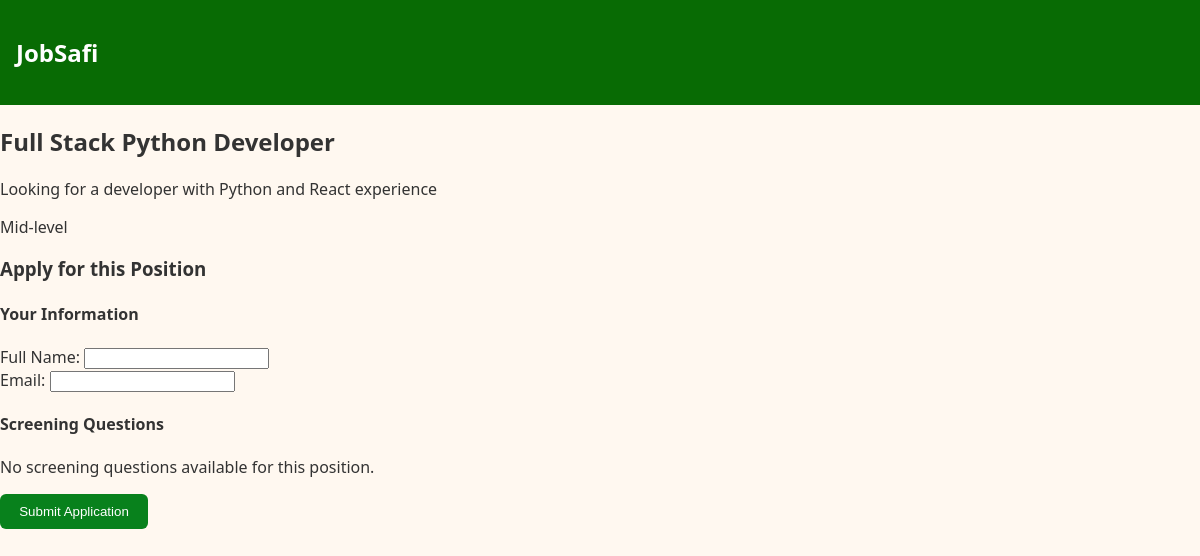
Before: /jobs/6/ with the older database file.
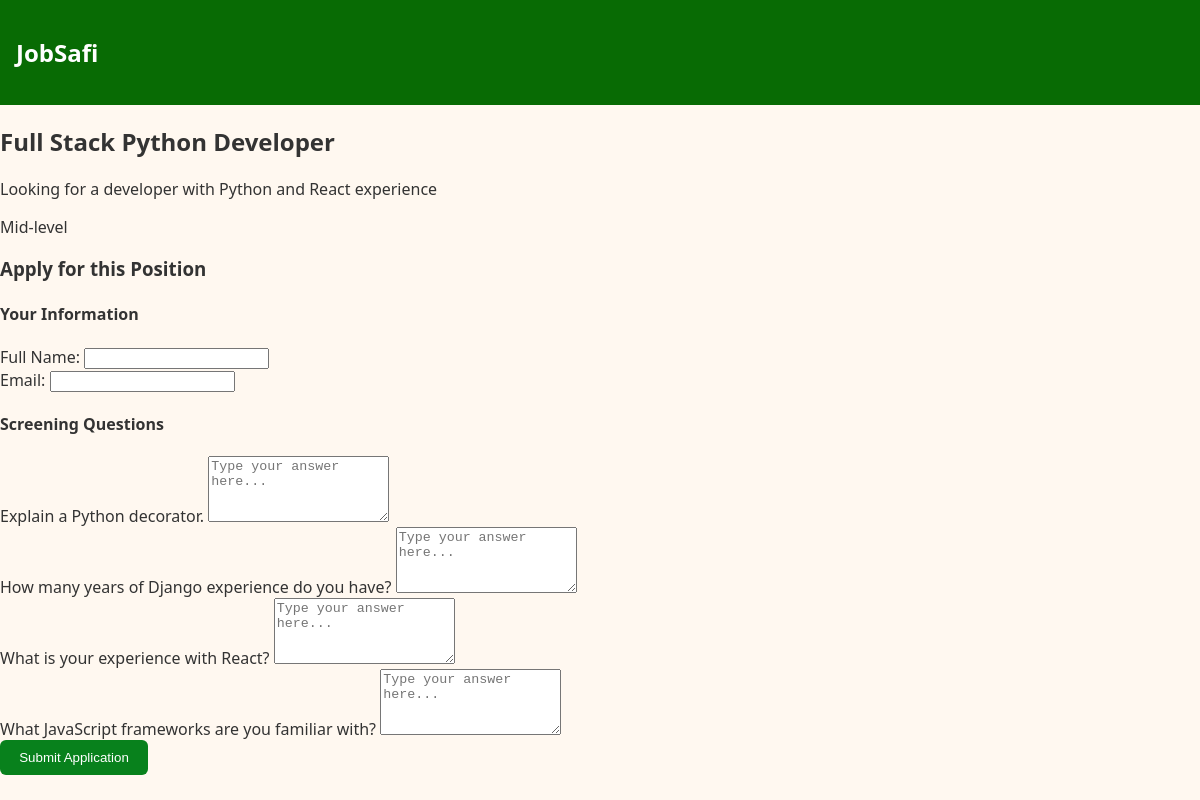
After: the same page with the newer database file.
### jobsafi/models.py (models this page shows, shortened)
class ScreeningQuestion(models.Model):
    job = models.ForeignKey(
        Job, on_delete=models.CASCADE, related_name="questions"
    )
    text = models.TextField()
    is_custom = models.BooleanField(default=False)
    is_approved = models.BooleanField(default=False)
    rating = models.IntegerField(null=True, blank=True)

### jobsafi/views.py (the view, shortened to what this page needs)
# urls.py: path("jobs/<int:pk>/", views.job_detail, name="job_detail"),
def job_detail(request, pk):
    job = get_object_or_404(Job, pk=pk)
    questions = job.questions.filter(is_approved=True)  # Only show approved questions
    context = {
        "job": job,
        "questions": questions,
    }
    return render(request, "jobsafi/job_detail.html", context)

### jobsafi/templates/jobsafi/job_detail.html (shortened to what this page needs)
{% extends "jobsafi/base.html" %}
{% load static %}
{% block content %}
<div class="job-container">
    <h2>{{ job.title }}</h2>
    <p class="job-description">{{ job.description }}</p>
    <div class="job-meta">
        <span class="seniority-badge">{{ job.seniority }}</span>
    </div>
</div>
<div class="application-form">
    <h3>Apply for this Position</h3>
    <form method="post" action="{% url 'job_detail' job.pk %}">
        <div class="candidate-info">
            <h4>Your Information</h4>
            <div class="form-group">
                <label for="candidate_name">Full Name:</label>
                <input type="text" id="candidate_name" name="candidate_name" required>
            </div>
            <div class="form-group">
                <label for="candidate_email">Email:</label>
                <input type="email" id="candidate_email" name="candidate_email" required>
            </div>
        </div>
        <div class="questions-section">
            <h4>Screening Questions</h4>
            {% for question in questions %}
                <div class="question-block">
                    <label for="answer_{{ question.id }}">{{ question.text }}</label>
                    <textarea
                        id="answer_{{ question.id }}"
                        name="answer_{{ question.id }}"
                        rows="4"
                        required
                        placeholder="Type your answer here..."></textarea>
                </div>
            {% empty %}
                <p class="no-questions">No screening questions available for this position.</p>
            {% endfor %}
        </div>
        <button type="submit" class="submit-btn">Submit Application</button>
    </form>
</div>
{% endblock %}

Changed rows visible on the page:
now on this page (row edited): ScreeningQuestion: text "Explain a Python decorator.", id "Type your answer here..."
now on this page (row edited): ScreeningQuestion: text "How many years of Django experience do you have?", id "Type your answer here..."
now on this page (row edited): ScreeningQuestion: text "What is your experience with React?", id "Type your answer here..."
now on this page (row edited): ScreeningQuestion: text "What JavaScript frameworks are you familiar with?", id "Type your answer here..."
Other visible differences:
text no longer shown: "No screening questions available for this position."
